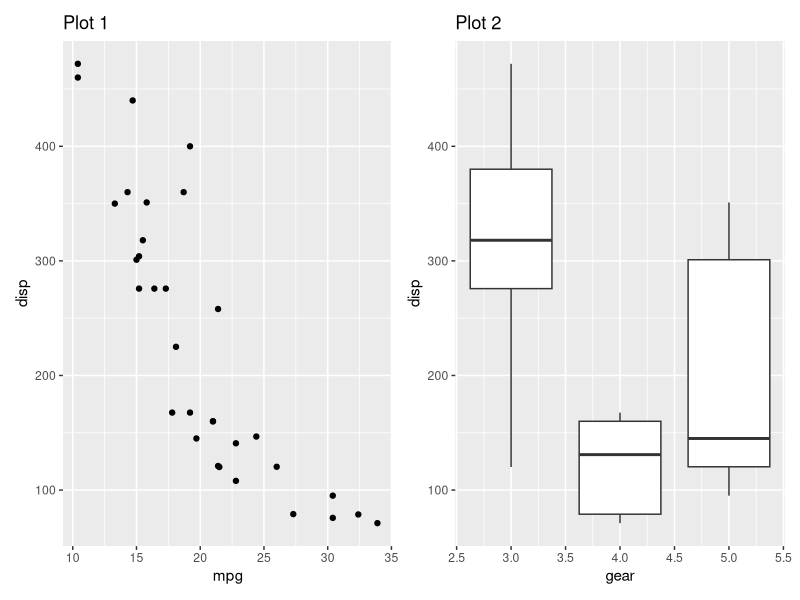
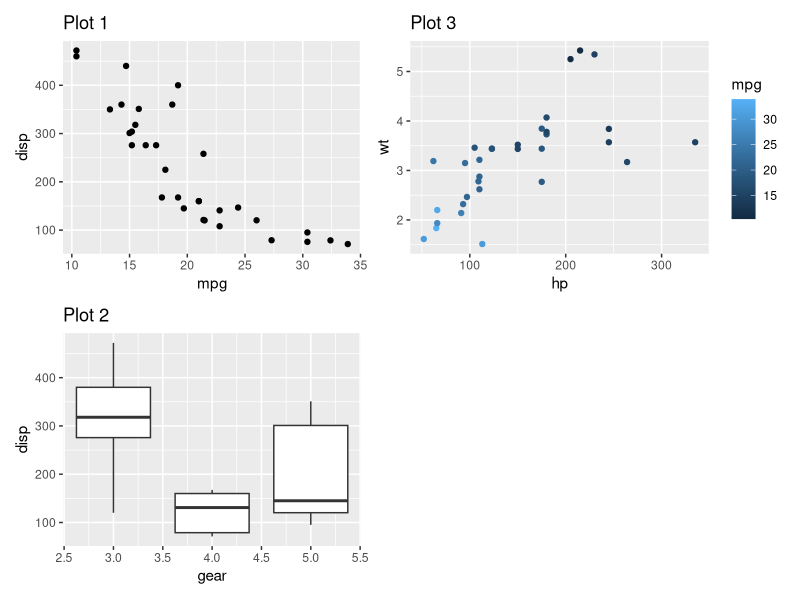
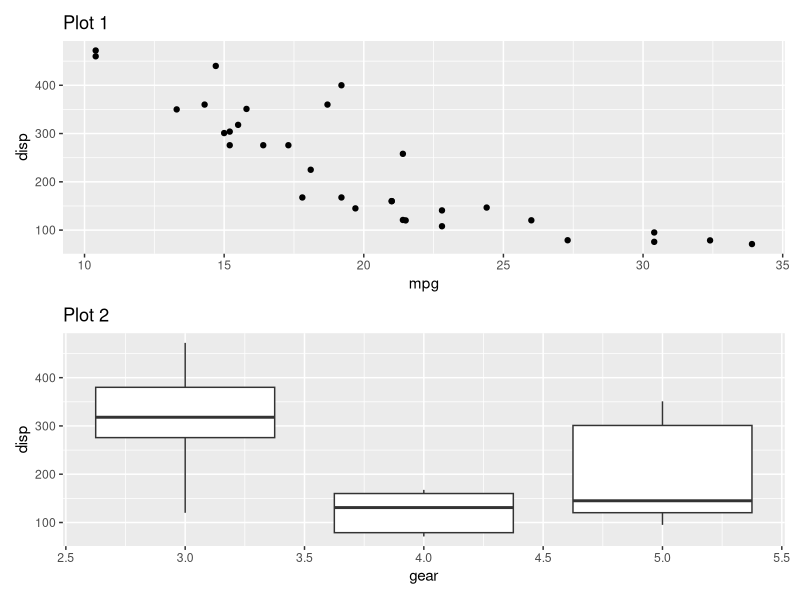
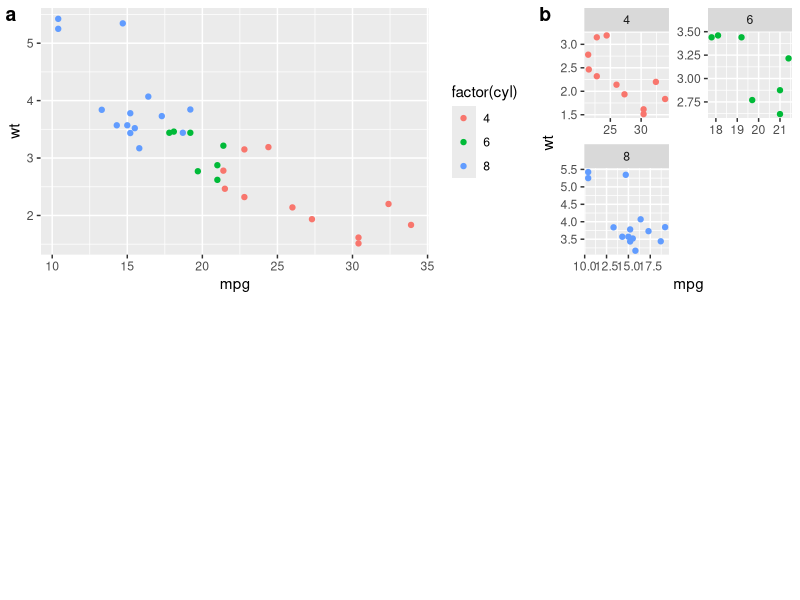
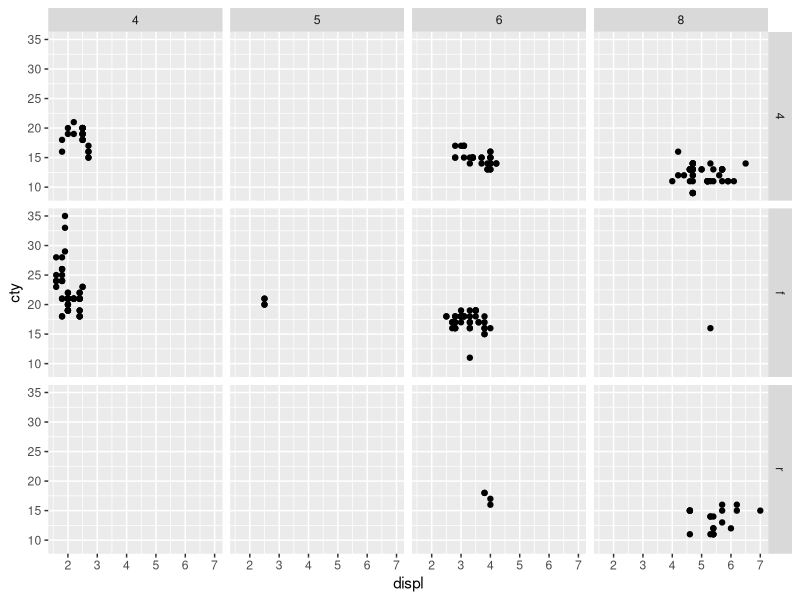
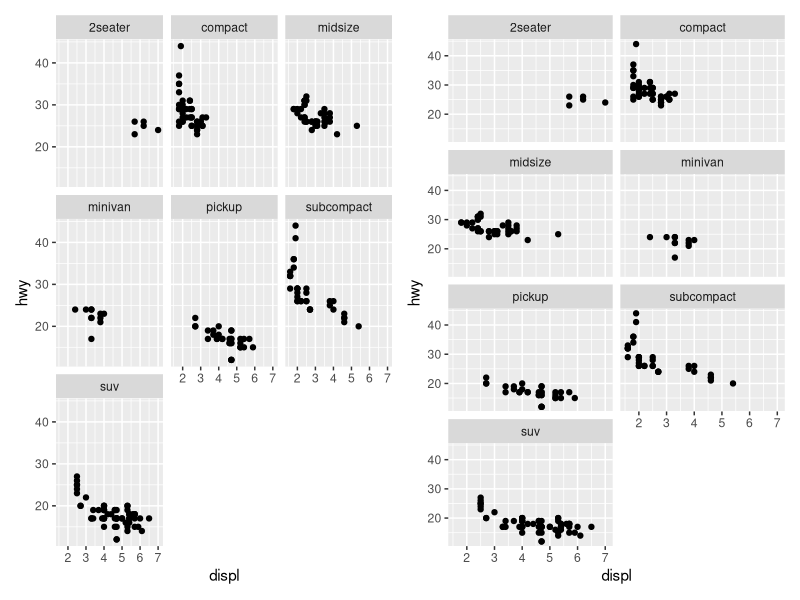
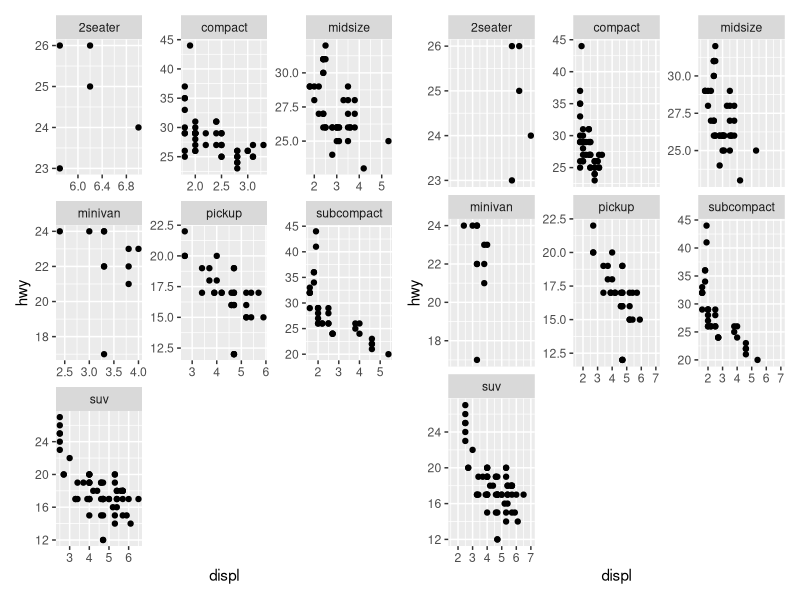
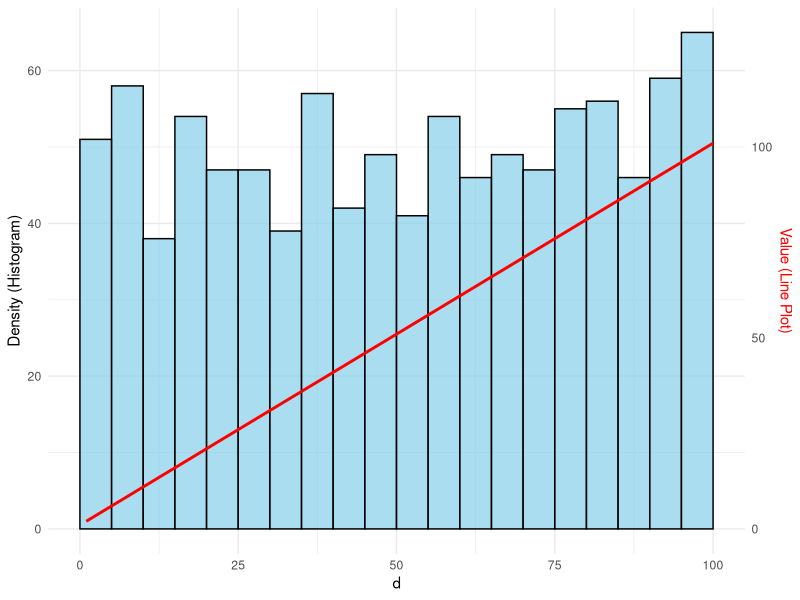

The R script that drew these images, in order:
## ---- chunk 1
library(ggplot2)
library(tidyverse)
## ---- chunk 2
library(patchwork)
## ---- chunk 3
p1 <- ggplot(mtcars) + 
  geom_point(aes(mpg, disp)) + 
  ggtitle('Plot 1')

p2 <- ggplot(mtcars) + 
  geom_boxplot(aes(gear, disp, group = gear)) + 
  ggtitle('Plot 2')

p3 <- ggplot(mtcars) + 
  geom_point(aes(hp, wt, colour = mpg)) + 
  ggtitle('Plot 3')
## ---- chunk 4
p1+p2
## ---- chunk 5
p1+p2+p3+ plot_layout(nrow = 2, byrow = FALSE)
## ---- chunk 6
p1 / p2
## ---- chunk 7
library(ggpubr)
## ---- chunk 8
p1 <- ggplot(mtcars, aes(mpg, wt, colour = factor(cyl))) +
  geom_point()
p2 <- ggplot(mtcars, aes(mpg, wt, colour = factor(cyl))) +
  geom_point() + facet_wrap( ~ cyl, ncol=2, scales = "free") +
  guides(colour="none") +
  theme()
plot_list = list(p1,p2) 

ggarrange(plotlist=plot_list, widths = c(2,1), labels = c("a", "b"), ncol = 2, nrow = 2)
## ---- chunk 9
ggplot(mpg, aes(displ, cty)) + geom_point() + facet_grid(vars(drv), vars(cyl))
## ---- chunk 10
g1=ggplot(mpg, aes(displ, hwy)) + geom_point()+ facet_wrap(vars(class))
g2=ggplot(mpg, aes(displ, hwy)) + geom_point()+ facet_wrap(vars(class), nrow = 4)
g1+g2
## ---- chunk 11
g1=ggplot(mpg, aes(displ, hwy)) + geom_point()+ facet_wrap(vars(class), scales="free")
g2=ggplot(mpg, aes(displ, hwy)) + geom_point()+ facet_wrap(vars(class), scales="free_y")
g1+g2
## ---- chunk 12
histogram_data=tibble(d=sample.int(100,1000,replace = T))
geomline_data=tibble( x = 1:100, a=2:101)
## ---- chunk 13
# Use the scale factor so that the two y-axis can have similar height.
scale_factor=2

ggplot() +
  # Histogram for variable b
  geom_histogram(data = histogram_data, aes(x = d, y = after_stat(count)),binwidth = 5, boundary = 0,
                 fill = "skyblue", color = "black", alpha = 0.7,) +
  # Line plot for variable a, scaled to match the density axis
  geom_line(data = geomline_data, aes(x = x, y = a/scale_factor ), color = "red", size = 1) +
  # Primary y-axis for histogram
  scale_y_continuous(name = "Density (Histogram)", 
                     sec.axis = sec_axis(~ . *scale_factor, name = "Value (Line Plot)")) +
  theme_minimal() +
  theme(
    axis.title.y.right = element_text(color = "red")  # Color the right y-axis label for clarity
  )
